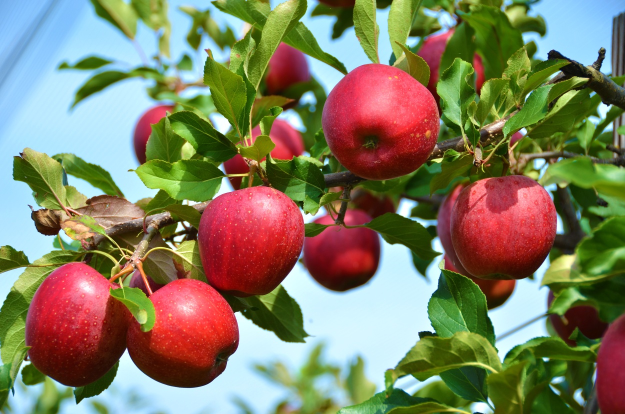
#> input picture pythonpra/PRG_CV/apples.jpg, 1250 x 828 px (shown at 1/2 size)
$ python edge.py
#> lines starting #> are read from the running program, lines starting #| are printed output that depends on the picture; after the words box and inside, x2 and y2 are one past the last pixel; in counts of white or black regions, pixels touching at a corner belong together
# import cv2 as cv
# import numpy as np

# # 1. 원본 이미지 로드
# img_color = cv.imread('apples.jpg') # 이미지 파일명을 확인하세요. (image_4.png -> apple.jpg)

# # 2. 전처리: Grayscale 변환 (에지 검출은 밝기 변화 기반이므로 컬러 정보가 불필요)
# img_gray = cv.cvtColor(img_color, cv.COLOR_BGR2GRAY)

# # 3. 전처리: 가우시안 블러 (노이즈 제거, 에지 검출 성능 향상)
# img_blur = cv.GaussianBlur(img_gray, (3, 3), 0)

# # ------------------------------------------------------------------
# # [Sobel 에지 검출기]
# # ------------------------------------------------------------------
# # x축 및 y축 방향의 밝기 변화량 계산 (1차 미분)
# sobel_x = cv.Sobel(img_blur, cv.CV_64F, 1, 0, ksize=3)
# sobel_y = cv.Sobel(img_blur, cv.CV_64F, 0, 1, ksize=3)

# # 두 방향의 변화량을 합쳐 최종 에지 강도 계산
# sobel_abs_x = cv.convertScaleAbs(sobel_x)
# sobel_abs_y = cv.convertScaleAbs(sobel_y)
# img_sobel = cv.addWeighted(sobel_abs_x, 0.5, sobel_abs_y, 0.5, 0)

# # ------------------------------------------------------------------
# # [Canny 에지 검출기]
# # ------------------------------------------------------------------
# # Canny(이미지, 하한 임계값, 상한 임계값)
# # 임계값 조절을 통해 에지의 세밀함을 제어할 수 있습니다.
# img_canny = cv.Canny(img_blur, 50, 150)

# # ------------------------------------------------------------------
# # [결과 시각화]
# # ------------------------------------------------------------------
# # 결과 이미지를 한 창에 나란히 배치하기 위해 크기 조절 및 병합
# res_sobel_resized = cv.resize(img_sobel, (img_color.shape[1]//2, img_color.shape[0]//2))
# res_canny_resized = cv.resize(img_canny, (img_color.shape[1]//2, img_color.shape[0]//2))

# res_combined = np.hstack((res_sobel_resized, res_canny_resized))

# # 결과 출력
# cv.imshow('Sobel (Left) vs Canny (Right) Edge Detection', res_combined)
# cv.waitKey(0)
# cv.destroyAllWindows()
import cv2 as cv
import numpy as np

# 1. 이미지 로드 (파일명이 apples.jpg인지 꼭 확인하세요!)
img = cv.imread('apples.jpg')
#> img is the input picture: shape (828, 1250, 3); mean B, G, R 98.5, 125.8, 129.6

if img is None:
    print("파일을 찾을 수 없습니다. 경로와 파일명을 확인해주세요.")
else:
    # 2. 전처리 (그레이스케일 및 블러)
    gray = cv.cvtColor(img, cv.COLOR_BGR2GRAY)
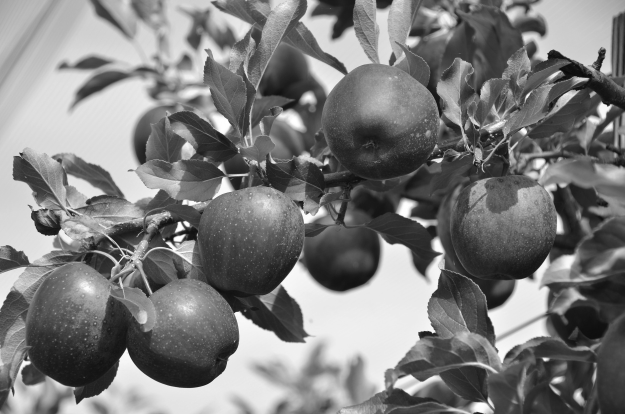
#> gray: shape (828, 1250) (shown at 1/2 size); min 8, max 255, mean 123.8
    blur = cv.GaussianBlur(gray, (3, 3), 0)

    # 3. Sobel 에지 검출
    grad_x = cv.Sobel(blur, cv.CV_64F, 1, 0, ksize=3)
    grad_y = cv.Sobel(blur, cv.CV_64F, 0, 1, ksize=3)
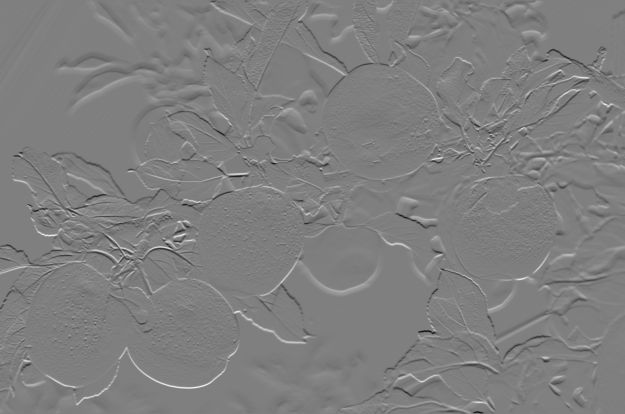
#> grad_y: shape (828, 1250) float64 (shown at 1/2 size); min -624, max 624, mean -0.1; drawn with min black and max white
    abs_grad_x = cv.convertScaleAbs(grad_x)
    abs_grad_y = cv.convertScaleAbs(grad_y)
    sobel_res = cv.addWeighted(abs_grad_x, 0.5, abs_grad_y, 0.5, 0)

    # 4. Canny 에지 검출
    canny_res = cv.Canny(blur, 50, 150)
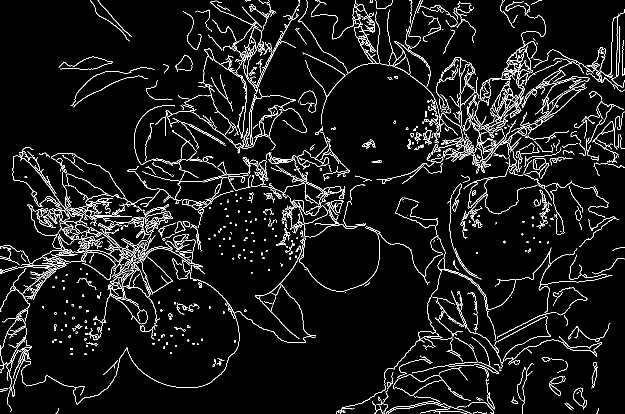
#> canny_res: shape (828, 1250) (shown at 1/2 size); 5.9% white in thin lines or dots

    # 5. 경계선 영상 생성 (Canny 에지를 원본 위에 붉은색으로 덧씌움)
    boundary_res = img.copy()
    boundary_res[canny_res == 255] = [0, 0, 255] # BGR 순서 (빨간색)
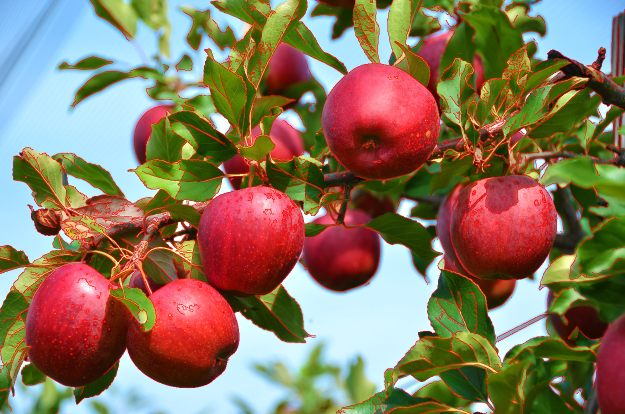
#> boundary_res: shape (828, 1250, 3) (shown at 1/2 size); 5.89% of pixels changed, all inside (x1, y1, x2, y2) = (0, 0, 1250, 828)

    # 6. 화면 출력을 위해 크기 조절 (너무 클 수 있으므로)
    h, w = img.shape[:2]
#> h = 828; w = 1250
    shrink = cv.resize(img, (w//2, h//2))
    sobel_shrink = cv.resize(sobel_res, (w//2, h//2))
    canny_shrink = cv.resize(canny_res, (w//2, h//2))
    boundary_shrink = cv.resize(boundary_res, (w//2, h//2))

    # 7. 결과 합치기 (원본, 소벨, 캐니, 경계선영상)
    # 소벨과 캐니는 1채널이므로 컬러(3채널)로 변환 후 합쳐야 합니다.
    sobel_color = cv.cvtColor(sobel_shrink, cv.COLOR_GRAY2BGR)
    canny_color = cv.cvtColor(canny_shrink, cv.COLOR_GRAY2BGR)

    top_row = np.hstack((shrink, sobel_color))
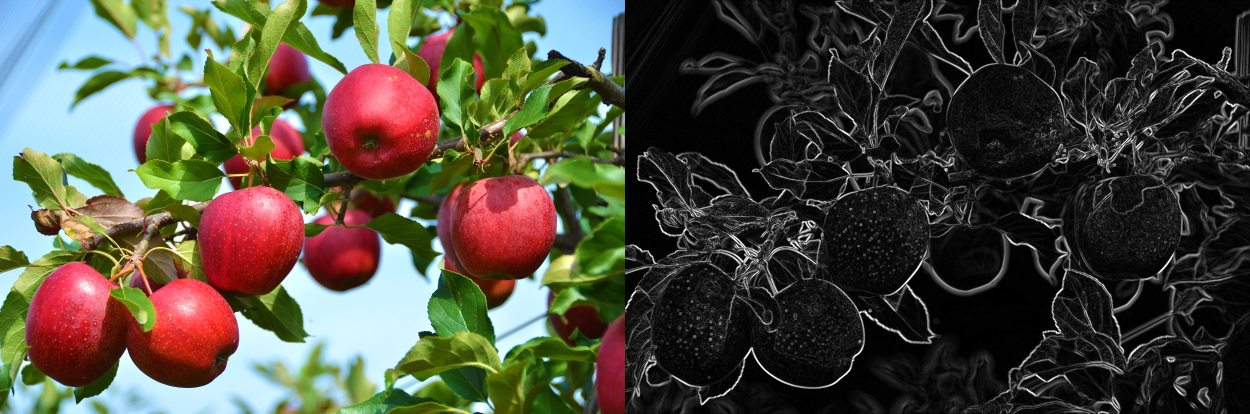
#> top_row: shape (414, 1250, 3); mean B, G, R 62.3, 75.9, 77.9
    bottom_row = np.hstack((canny_color, boundary_shrink))
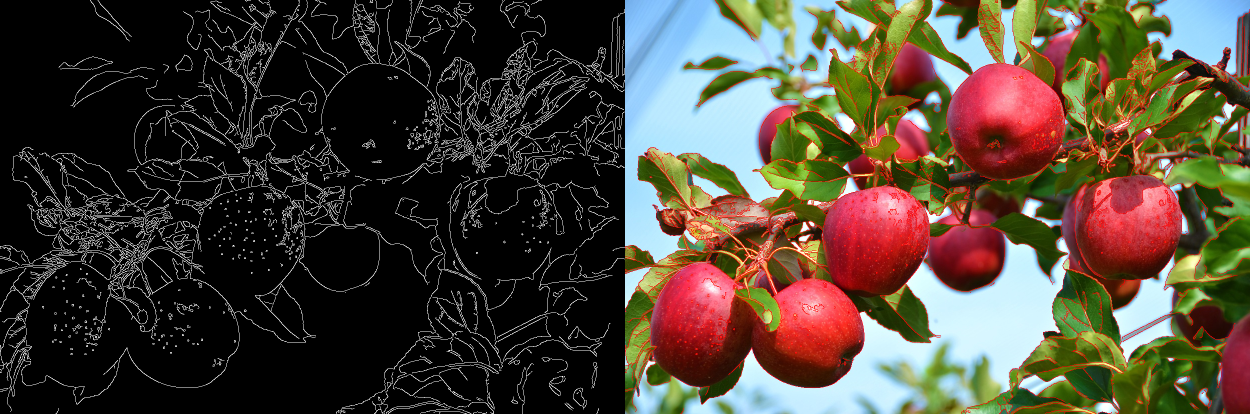
#> bottom_row: shape (414, 1250, 3); mean B, G, R 54.7, 66.9, 76.3
    full_res = np.vstack((top_row, bottom_row))
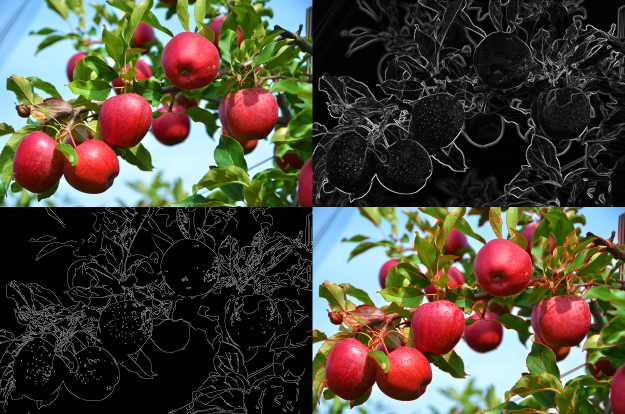
#> full_res: shape (828, 1250, 3) (shown at 1/2 size); mean B, G, R 58.5, 71.4, 77.1

    cv.imshow('Comparison: Original | Sobel | Canny | Boundary', full_res)
    cv.waitKey(0)
    cv.destroyAllWindows()

$ run again, with pythonpra/PRG_CV/girl_laughing.jpg copied over pythonpra/PRG_CV/apples.jpg
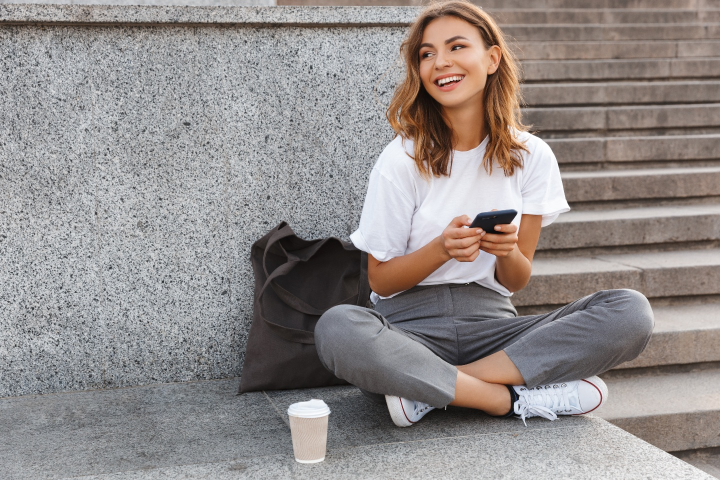
#> input picture pythonpra/PRG_CV/girl_laughing.jpg, 1440 x 960 px (shown at 1/2 size)
#> img is the input picture: shape (960, 1440, 3); mean B, G, R 139.3, 140.7, 146.8
#> `canny_res = cv.Canny(blur, 50, 150)`:
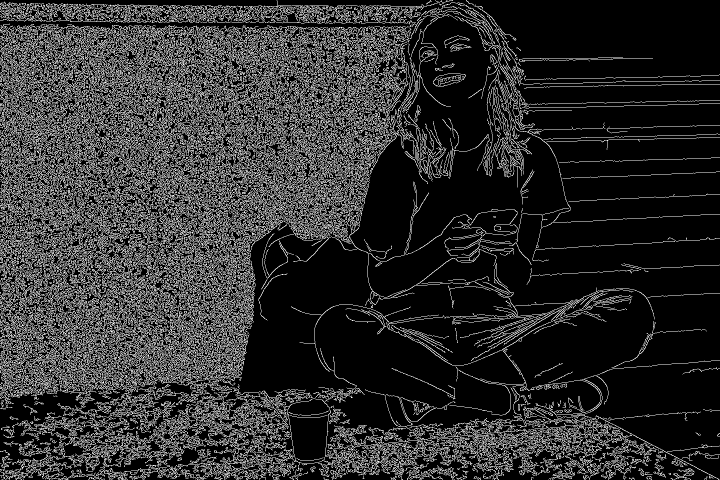
#> canny_res: shape (960, 1440) (shown at 1/2 size); 18.5% white in thin lines or dots
#> boundary_res: shape (960, 1440, 3); 18.46% of pixels changed, all inside (x1, y1, x2, y2) = (0, 0, 1440, 960)
#> `full_res = np.vstack((top_row, bottom_row))`:
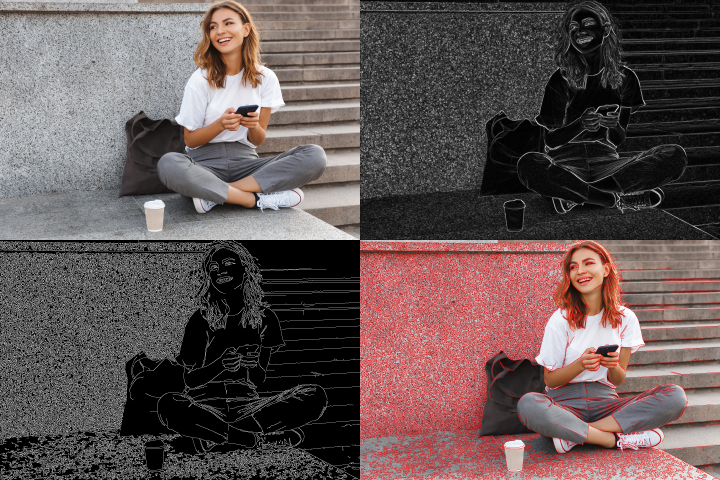
#> full_res: shape (960, 1440, 3) (shown at 1/2 size); mean B, G, R 84.7, 85.4, 100.2

$ run again, with pythonpra/PRG_CV/soccer.jpg copied over pythonpra/PRG_CV/apples.jpg
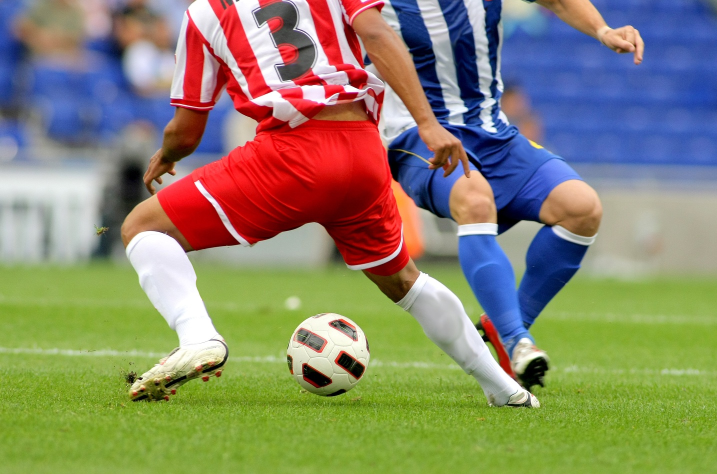
#> input picture pythonpra/PRG_CV/soccer.jpg, 1434 x 948 px (shown at 1/2 size)
#> img is the input picture: shape (948, 1434, 3); mean B, G, R 107.2, 133.3, 136.9
#> `canny_res = cv.Canny(blur, 50, 150)`:
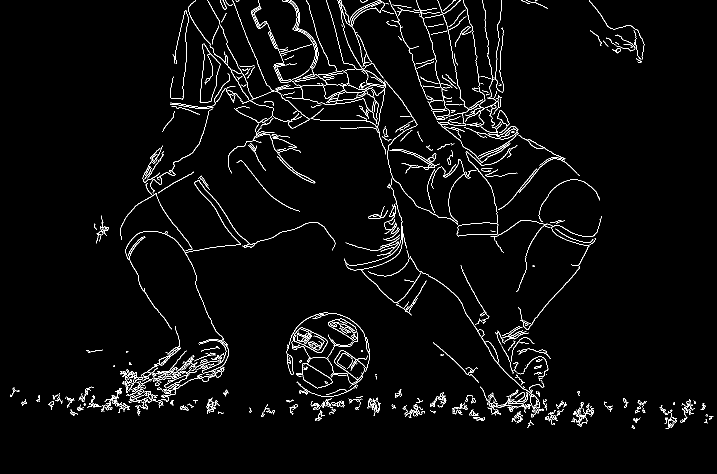
#> canny_res: shape (948, 1434) (shown at 1/2 size); 2.9% white in thin lines or dots, all inside (x1, y1, x2, y2) = (20, 0, 1427, 858)
#> boundary_res: shape (948, 1434, 3); 2.9% of pixels changed, all inside (x1, y1, x2, y2) = (20, 0, 1427, 858)
#> `full_res = np.vstack((top_row, bottom_row))`:
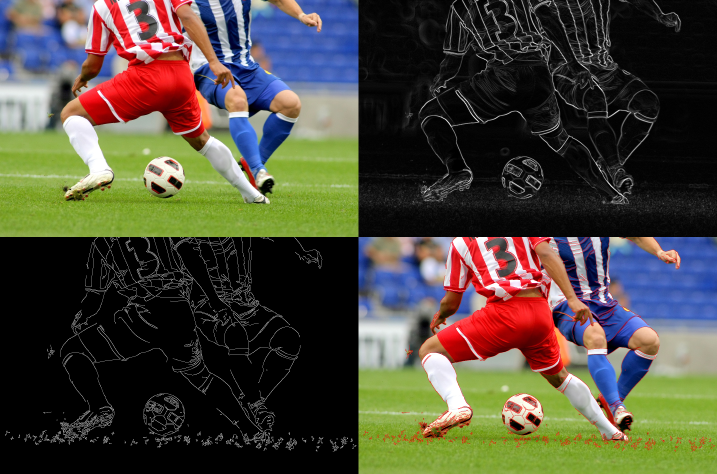
#> full_res: shape (948, 1434, 3) (shown at 1/2 size); mean B, G, R 59, 71.9, 75.4
